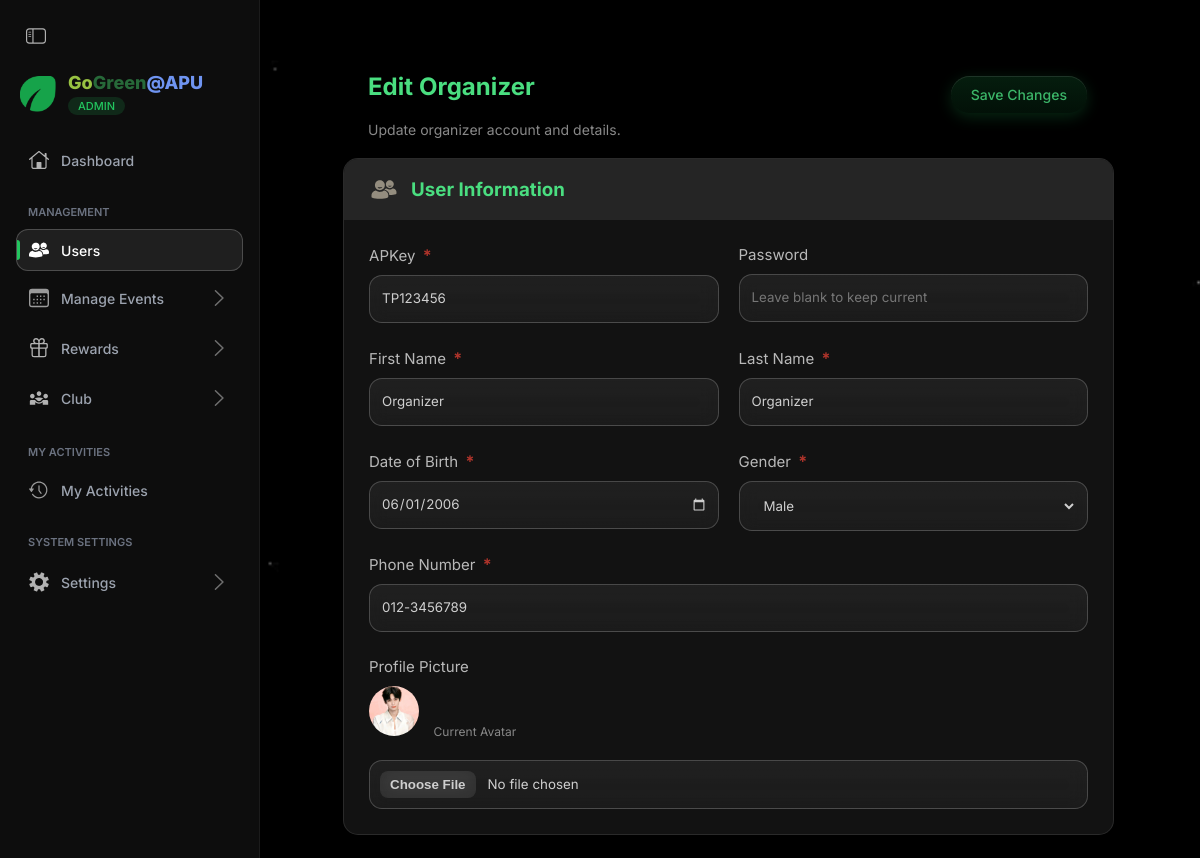
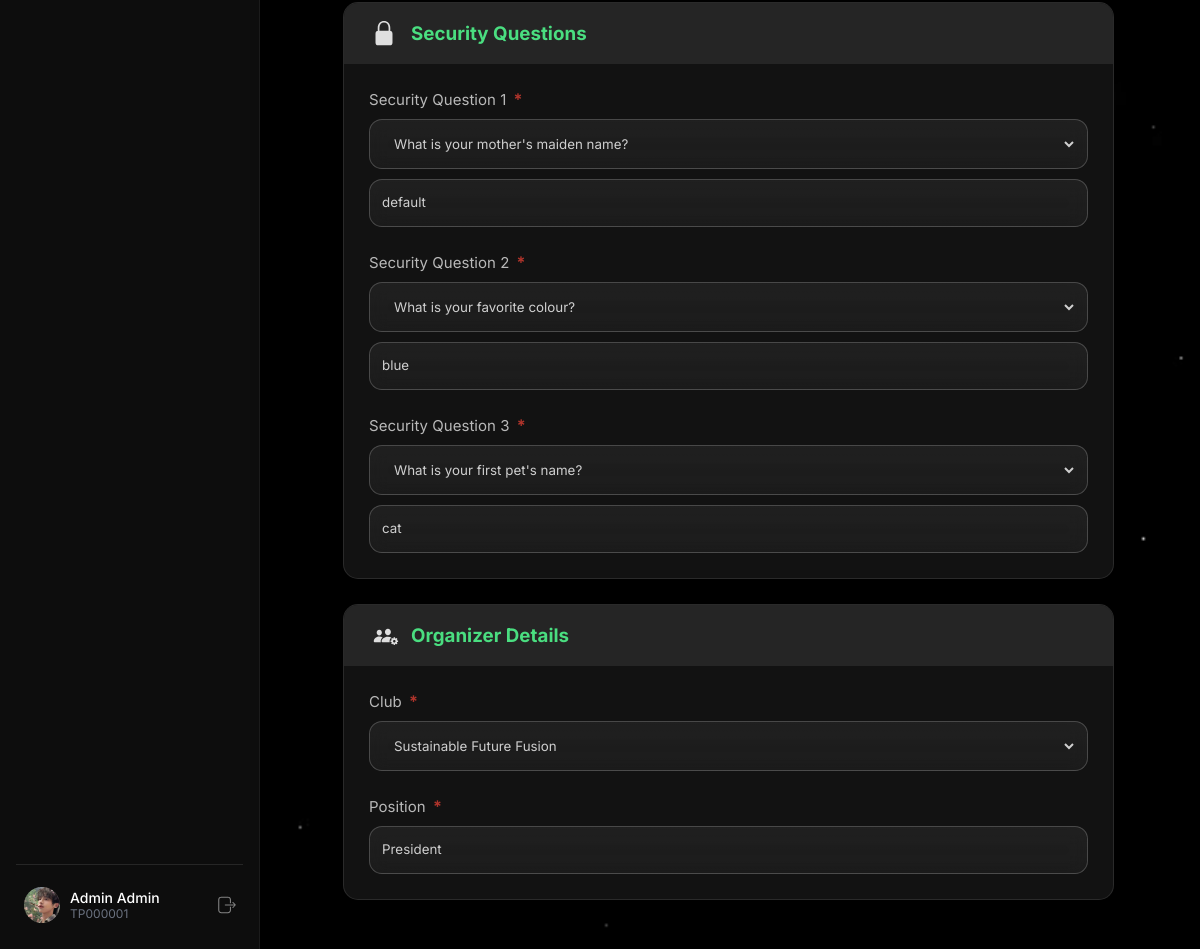
Page /frontend/admin/User/edit_organizer.php?id=2 (signed in) on the committed database (2 pictures, top to bottom).
### tables this page shows
CREATE TABLE `users` (
  `id` bigint(20) NOT NULL,
  `apkey` varchar(15) NOT NULL,
  `password` varchar(200) NOT NULL,
  `role` varchar(20) NOT NULL,
  `first_name` varchar(50) NOT NULL,
  `last_name` varchar(50) NOT NULL,
  `avatar_path` varchar(250) DEFAULT NULL,
  `dob` date NOT NULL,
  `gender` enum('Male','Female') NOT NULL,
  `phone_no` varchar(20) NOT NULL,
  `security_quest1` varchar(100) NOT NULL,
  `security_quest2` varchar(100) NOT NULL,
  `security_quest3` varchar(100) NOT NULL,
  `security_ans1` varchar(100) NOT NULL,
  `security_ans2` varchar(100) NOT NULL,
  `security_ans3` varchar(100) NOT NULL,
  `created_at` datetime NOT NULL DEFAULT CURRENT_TIMESTAMP,
  `updated_at` datetime DEFAULT NULL,
  `last_login` datetime DEFAULT NULL
);

CREATE TABLE `organizers` (
  `user_id` bigint(20) NOT NULL,
  `club_id` bigint(20) NOT NULL,
  `positions` varchar(50) NOT NULL
);

CREATE TABLE `clubs` (
  `id` bigint(11) NOT NULL,
  `name` varchar(50) NOT NULL,
  `description` varchar(500) NOT NULL,
  `logo_path` varchar(100) NOT NULL,
  `email` varchar(100) NOT NULL,
  `website_link` varchar(250) NOT NULL
);

### frontend/admin/User/edit_organizer.php (the view, shortened to what the rows shown need)
<?php
include($_SERVER['DOCUMENT_ROOT'] . '/GoGreen-APU/includes/head.php');
$user_id = isset($_GET['id']) ? intval($_GET['id']) : 0;
$clubs = [];
$clubs_query = mysqli_query($conn, "SELECT id, name FROM clubs ORDER BY name ASC");
if ($clubs_query && mysqli_num_rows($clubs_query) > 0) {
    while ($club = mysqli_fetch_assoc($clubs_query)) {
        $clubs[] = $club;
    }
}
$fetch_sql = "SELECT u.*, o.club_id, o.positions
              FROM users u
              JOIN organizers o ON u.id = o.user_id
              WHERE u.id = ?";
$stmt_fetch = mysqli_prepare($conn, $fetch_sql);
mysqli_stmt_bind_param($stmt_fetch, "i", $user_id);
mysqli_stmt_execute($stmt_fetch);
$result_fetch = mysqli_stmt_get_result($stmt_fetch);
$data = mysqli_fetch_assoc($result_fetch);
?>
<!DOCTYPE html>
<html lang="en">
<head>
    <link rel="stylesheet" href="/GoGreen-APU/assets/css/organizer/sidebar.css">
    <link rel="stylesheet" href="/GoGreen-APU/assets/css/organizer/my_events/information.css">
</head>
<body>
<?php
    $page_name = 'user';
    include($_SERVER['DOCUMENT_ROOT'] . '/GoGreen-APU/frontend/admin/sidebar.php');
?>
<main>
    <section class="page-content">
        <form action="" method="post" enctype="multipart/form-data">
            <div class="page-header">
                <div class="header-title">
                    <h2>Edit Organizer</h2>
                </div>
            </div>
            <div class="form-part">
                <div class="form-part-content">
                    <div style="display: flex; gap: 20px;">
                        <div class="form-field" style="flex:1;">
                            <div class="txt-container glass-effect-border"><input type="text" name="apkey" value="<?php echo htmlspecialchars($data['apkey']); ?>" required></div>
                        </div>
                    </div>
                    <div style="display: flex; gap: 20px;">
                        <div class="form-field" style="flex:1;">
                            <div class="txt-container glass-effect-border"><input type="text" name="first_name" value="<?php echo htmlspecialchars($data['first_name']); ?>" required></div>
                        </div>
                        <div class="form-field" style="flex:1;">
                            <div class="txt-container glass-effect-border"><input type="text" name="last_name" value="<?php echo htmlspecialchars($data['last_name']); ?>" required></div>
                        </div>
                    </div>
                    <div style="display: flex; gap: 20px;">
                        <div class="form-field" style="flex:1;">
                            <div class="txt-container glass-effect-border"><input type="date" name="dob" value="<?php echo htmlspecialchars($data['dob']); ?>" required></div>
                        </div>
                        <div class="form-field" style="flex:1;">
                            <div class="txt-container glass-effect-border">
                                <select name="gender" required style="background:transparent; color:white; border:none; width:100%; height:100%; padding:10px; outline:none;">
                                    <option value="Male" <?php if($data['gender'] == 'Male') echo 'selected'; ?> style="color:black;">Male</option>
                                </select>
                            </div>
                        </div>
                    </div>
                    <div class="form-field">
                        <div class="txt-container glass-effect-border"><input type="text" name="phone_no" value="<?php echo htmlspecialchars($data['phone_no']); ?>" required></div>
                    </div>
                    <div class="form-field">
                        <?php if (!empty($data['avatar_path'])): ?>
                            <div style="margin-bottom:10px;">
                                <img src="<?php echo '/GoGreen-APU/assets/images/profile/' . $data['avatar_path']; ?>"
                                    style="width:50px; height:50px; border-radius:50%; object-fit:cover;">
                                <span style="color:#888; font-size:12px; margin-left:10px;">Current Avatar</span>
                            </div>
                        <?php endif; ?>
                    </div>
                </div>
            </div>
            <div class="form-part">
                <div class="form-part-content">
                    <div class="form-field">
                        <div class="txt-container glass-effect-border">
                            <select name="security_quest1" required style="background:transparent; color:white; border:none; width:100%; height:100%; padding:10px; outline:none;">
                                <option value="What is your mother's maiden name?" <?php if($data['security_quest1'] == "What is your mother's maiden name?") echo 'selected'; ?> style="color:black;">What is your mother's maiden name?</option>
                            </select>
                        </div>
                        <div class="txt-container glass-effect-border"><input type="text" name="security_ans1" value="<?php echo htmlspecialchars($data['security_ans1']); ?>" required></div>
                    </div>
                    <div class="form-field">
                        <div class="txt-container glass-effect-border">
                            <select name="security_quest2" required style="background:transparent; color:white; border:none; width:100%; height:100%; padding:10px; outline:none;">
                                <option value="What is your favorite colour?" <?php if($data['security_quest2'] == "What is your favorite colour?") echo 'selected'; ?> style="color:black;">What is your favorite colour?</option>
                            </select>
                        </div>
                        <div class="txt-container glass-effect-border"><input type="text" name="security_ans2" value="<?php echo htmlspecialchars($data['security_ans2']); ?>" required></div>
                    </div>
                    <div class="form-field">
                        <div class="txt-container glass-effect-border">
                            <select name="security_quest3" required style="background:transparent; color:white; border:none; width:100%; height:100%; padding:10px; outline:none;">
                                <option value="What is your first pet's name?" <?php if($data['security_quest3'] == "What is your first pet's name?") echo 'selected'; ?> style="color:black;">What is your first pet's name?</option>
                            </select>
                        </div>
                        <div class="txt-container glass-effect-border"><input type="text" name="security_ans3" value="<?php echo htmlspecialchars($data['security_ans3']); ?>" required></div>
                    </div>
                </div>
            </div>
            <div class="form-part">
                <div class="form-part-content">
                    <div class="form-field">
                        <div class="txt-container glass-effect-border">
                            <select name="club_id" required style="background:transparent; color:white; border:none; width:100%; height:100%; padding:10px; outline:none;">
                                <?php foreach ($clubs as $club): ?>
                                    <option value="<?php echo $club['id']; ?>" <?php if($data['club_id'] == $club['id']) echo 'selected'; ?> style="color:black;"><?php echo $club['name']; ?></option>
                                <?php endforeach; ?>
                            </select>
                        </div>
                    </div>
                    <div class="form-field">
                        <div class="txt-container glass-effect-border"><input type="text" name="position" value="<?php echo htmlspecialchars($data['positions']); ?>" required></div>
                    </div>
                </div>
            </div>
        </form>
    </section>
</main>
</body>
</html>

### frontend/admin/sidebar.php (shortened to what the rows shown need)
 <?php
    $current_user_id = $_SESSION['user_id'] ?? 0;
    $display_name = "Guest";
    $display_apkey = "TP000000";
    $display_avatar = "profile.jpg";
if ($current_user_id > 0) {
    $sql_sidebar = "SELECT first_name, last_name, apkey, avatar_path FROM users WHERE id = $current_user_id";
    $res_sidebar = mysqli_query($conn, $sql_sidebar);
        if ($res_sidebar && mysqli_num_rows($res_sidebar) > 0) {
            $user_db = mysqli_fetch_assoc($res_sidebar);
            $display_name = trim($user_db['last_name'] . ' ' . $user_db['first_name']);
            $display_apkey = $user_db['apkey'];
            $display_avatar = $user_db['avatar_path'] ?: 'profile.jpg';
        }
    }
    ?>
<div id="side_nav">
     <div id="bottom_profile">
         <a class="<?php echo ($page_name == 'profile') ? 'active' : ''; ?>" href="/GoGreen-APU/frontend/admin/account/index.php">
             <img class="usr_pic" src="/GoGreen-APU/assets/images/profile/<?php echo $display_avatar; ?>" alt="Profile">
             <div class="usr_info">
                 <span class="name"><?php echo htmlspecialchars($display_name); ?></span>
                 <span class="id_num"><?php echo htmlspecialchars($display_apkey); ?></span>
             </div>
         </a>
     </div>
</div>

### rows in the picture
users: avatar_path (picture), display_name "Admin Admin", apkey "TP000001"
users: apkey "TP123456", first_name "Organizer", last_name "Organizer", dob "06/01/2006", gender "Male", phone_no "012-3456789", avatar_path (picture), security_quest1 "What is your mother's maiden name?", security_ans1 "default", security_quest2 "What is your favorite colour?", security_ans2 "blue", security_quest3 "What is your first pet's name?", security_ans3 "cat", position "President"
organizers: club_id "Sustainable Future Fusion"
